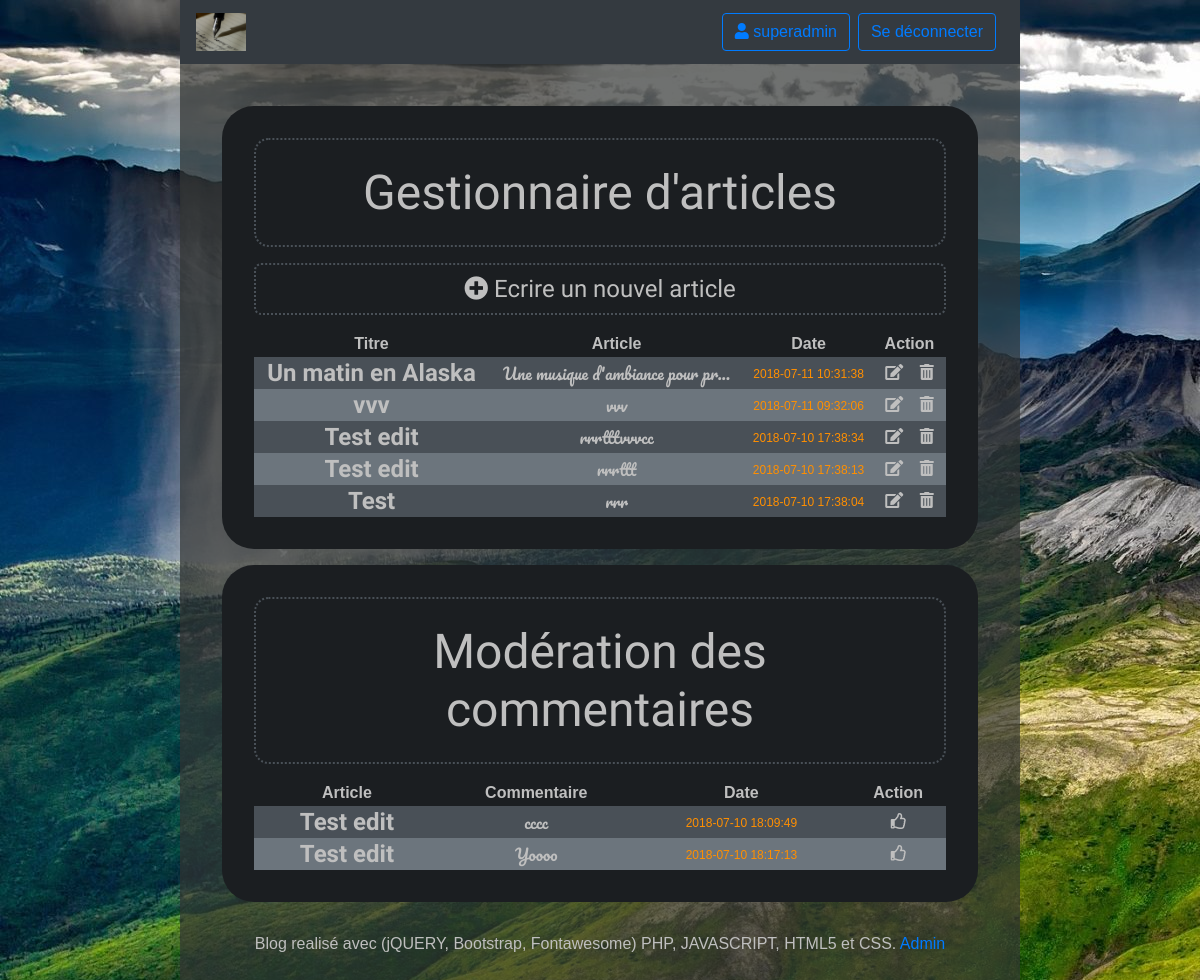
Screenshot of /index.php?action=admin (signed in) with the database file from the repository.
### tables this page shows
CREATE TABLE `t_post` (
  `BIL_ID` int(11) NOT NULL,
  `BIL_DATE` datetime NOT NULL,
  `BIL_TITLE` varchar(100) NOT NULL,
  `BIL_CONTENT` longtext NOT NULL
);

CREATE TABLE `t_comment` (
  `COM_ID` int(11) NOT NULL,
  `COM_DATE` datetime NOT NULL,
  `COM_AUTHOR` varchar(100) NOT NULL,
  `COM_CONTENT` varchar(200) NOT NULL,
  `BIL_ID` int(11) NOT NULL,
  `COM_FLAG` tinyint(1) NOT NULL DEFAULT '0'
);

### Controller/ControllerHome.php (called while the page is built, shortened)
<?php
class ControllerHome {
    private $postManager;
    private $commentManager;
    public function __construct() {
        $this->postManager = new PostManager();
        $this->commentManager = new CommentManager();
    }
    public function adminPanel() {
        $posts = $this->postManager->getPosts();
        $comments = $this->commentManager->getFlaggedComments();
        $view = new View("Administration");
        $view->generate(array('posts' => $posts, 'comments' => $comments));
    }
}

### index.php (called while the page is built, shortened)
<?php
require_once 'Autoloader.php';
$router = new Router();
$router->routeRequest();

### Autoloader.php (called while the page is built, shortened)
<?php
class Autoloader {
    public static function autoload($class){
        $directory = array( 'model/', 'controller/', 'view/');
        foreach ($directory as $current_dir) {
            $file = $current_dir . $class .'.php';
        }
    }
}

### Model/PostManager.php (called while the page is built, shortened)
<?php
class PostManager extends Model {
    public function getPost($idPost) {
        $sql = 'SELECT BIL_ID as id, BIL_DATE as date, BIL_TITLE as title, BIL_CONTENT as content '
             . 'FROM T_POST '
             . 'WHERE BIL_ID = ?';
        $post = $this->executeRequest($sql, array($idPost));
        if ($post->rowCount() == 1){
            $data = $post->fetch();
            return new Post($data);
        }else{
            throw new Exception("No post corresponds to the ID '$idPost'");
        }
    }
    public function getPosts() {
        $posts = [];
        $sql = 'SELECT BIL_ID as id, BIL_DATE as date, BIL_TITLE as title, BIL_CONTENT as content '
             . 'FROM T_POST '
             . 'ORDER BY BIL_ID DESC LIMIT 0,5';
        $req = $this->executeRequest($sql);
        while ($data = $req->fetch(PDO::FETCH_ASSOC)) {
            $posts[] = new Post($data);
        }
        return $posts;
    }
}

### Model/Model.php (called while the page is built, shortened)
<?php
abstract class Model {
    private $_db;
    protected function executeRequest($sql, $params = null) {
        if ($params == null) {
            $result = $this->getDb()->query($sql);
        }
        else {
            $result = $this->getDb()->prepare($sql);
            $result->execute($params);
        }
        return $result;
    }
    private function getDb() {
        if ($this->_db == null) {
            $this->_db = new PDO('mysql:host=localhost;dbname=jean_forteroche_blog;charset=utf8', 'root', '', array(PDO::ATTR_ERRMODE => PDO::ERRMODE_EXCEPTION));
        }
        return $this->_db;
    }
}

### Model/Post.php (called while the page is built, shortened)
<?php
class Post {
    private $_idPost;
    private $_date;
    private $_title;
    private $_content;
    public function hydrate($data) {
        foreach ($data as $key => $value){
            $method = 'set' . ucfirst($key);
        }
    }
    public function getExcerpt($length = 30) {
        $content = $this->getContent();
        $article = strip_tags($content);
        if(strlen($article) < $length){
            return $article;
        } else {
            $excerpt = mb_substr($article, 0, $length, 'UTF-8') . '...';
            return $excerpt;
        }
    }
    public function getIdPost() {
        return $this->_idPost;
    }
    public function getDate() {
        return $this->_date;
    }
    public function getTitle() {
        return $this->_title;
    }
    public function getContent() {
        return $this->_content;
    }
    public function setId($id) {
        $ID = (int) $id;
        if($ID > 0){
            $this->_idPost = $ID;
        }
    }
    public function setDate($date = '') {
        if(is_string($date)) {
            $format = 'Y-m-d H:i:s';
            $datecheck = DateTime::createFromFormat($format, $date);
            if($datecheck){
                $datecheck = $datecheck->format($format);
                if($datecheck == $date){
                        $this->_date = $date;
                }
            } else {
                $this->_date = date("Y-m-d H:i:s");
            }
        }
    }
    public function setTitle($title) {
        if(is_string($title)){
            if((strlen(utf8_decode($title))) >= 1 && (strlen(utf8_decode($title))) < 100){
                $this->_title = $title;
            }
        }
    }
    public function setContent($content) {
        if(is_string($content)){
            if((strlen(utf8_decode($content))) > 1){
                $this->_content = $content;
            }
        }
    }
}

### Model/CommentManager.php (called while the page is built, shortened)
<?php
class CommentManager extends Model {
    public function getFlaggedComments() {
        $comments = [];
        $sql = 'SELECT COM_ID as idComment, COM_DATE as date, COM_AUTHOR as author, COM_CONTENT as content, BIL_ID as idPost '
             . 'FROM T_COMMENT '
             . 'WHERE COM_FLAG <> 0';
        $req = $this->executeRequest($sql);
        while ($data = $req->fetch(PDO::FETCH_ASSOC)) {
            $comments[] = new Comment($data);
        }
        return $comments;
    }
}

### Model/Comment.php (called while the page is built, shortened)
<?php
class Comment {
    private $_idComment;
    private $_date;
    private $_content;
    private $_idPost;
    public function hydrate($data) {
        foreach ($data as $key => $value){
            $method = 'set' . ucfirst($key);
        }
    }
    public function getTitle($idPost) {
        $postmanager = new PostManager();
        $post = $postmanager->getPost($idPost);
        $titlePost = $post->getTitle();
        return $titlePost;
    }
    public function getIdComment() {
        return $this->_idComment;
    }
    public function getDate() {
        return $this->_date;
    }
    public function getContent() {
        return $this->_content;
    }
    public function getIdPost() {
        return $this->_idPost;
    }
    public function setIdComment($id) {
        $ID = (int) $id;
        if($ID > 0){
            $this->_idComment = $ID;
        }
    }
    public function setDate($date = '') {
        $format = 'Y-m-d H:i:s';
        $datecheck = DateTime::createFromFormat($format, $date);
        if($datecheck){
            $datecheck = $datecheck->format($format);
            if($datecheck == $date){
                    $this->_date = $date;
            }
        } else {
            $this->_date = date("Y-m-d H:i:s");
        }
    }
    public function setContent($content) {
        if(is_string($content)){
            if((strlen(utf8_decode($content))) > 1 && (strlen(utf8_decode($content))) < 200){
                $this->_content = $content;
            }
        }
    }
    public function setIdPost($idPost) {
        $ID = (int) $idPost;
        if($ID > 0){
            $this->_idPost = $ID;
        }
    }
}

### View/Backend/viewAdministration.php (the view, shortened to what this page needs)
<section class="adminSections" id="adminPanel">
    <div id="newArticle">
        <h2>Gestionnaire d'articles</h2>
        <a href="#modalPost" class="btn tooltip-add" data-toggle="modal" data-idpost="" data-titlepost="" data-contentpost=""><i class="fas fa-plus-circle"></i> Ecrire un nouvel article</a>
    </div>
    <table class="articles table-stripped">
        <thead>
            <th>Titre</th>
            <th>Article</th>
            <th>Date</th>
            <th>Action</th>
        </thead>
        <tbody id="listPosts">
            <?php foreach ($posts as $post): ?>
            <tr id="<?php echo 'line' . $post->getIdPost(); ?>">
                <td>
                    <a href="<?= "index.php?action=getPost&id=" . $post->getIdPost(); ?>">
                        <h2 class="titlePost"><?= $post->getTitle(); ?></h2>
                    </a>
                </td>
                <td>
                    <p><?= $post->getExcerpt(); ?></p>
                </td>
                <td>
                    <time><?= $post->getDate(); ?></time>
                </td>
                <td>
                    <button type="button" class="btn-simple" data-toggle="modal" data-target="#modalPost" data-idpost="<?= $post->getIdPost(); ?>" data-titlepost="<?= urlencode($post->getTitle()); ?>" data-contentpost="<?= urlencode($post->getContent()); ?>"><i class="fas fa-edit tooltip-edit"></i></button>
                    <form id="<?php echo 'deleteArticleForm' . $post->getIdPost(); ?>" class="deleteArticleForm" action="index.php?action=deletepost" method="post">
                        <button type="submit" class="btn-simple"><i class="fas fa-trash-alt tooltip-delete"></i></button>
                    </form>
                </td>
            </tr>
            <?php endforeach; ?>
        </tbody>
    </table>
</section>
<section class="adminSections" id="adminPanel2">
    <div id="newComment">
        <h2>Modération des commentaires</h2>
    </div>
    <table class="articles table-stripped">
        <thead>
            <th>Article</th>
            <th>Commentaire</th>
            <th>Date</th>
            <th>Action</th>
        </thead>
        <tbody id="listCommentsToModerate">
            <?php foreach ($comments as $comment): ?>
            <tr id="<?php echo 'line' . $comment->getIdComment(); ?>">
                <td>
                    <a href="<?= "index.php?action=getPost&id=" . $comment->getIdPost(); ?>">
                        <h2 class="titlePost"><?= $comment->getTitle($comment->getIdPost()); ?></h2>
                    </a>
                </td>
                <td><p><?= $comment->getContent(); ?></p></td>
                <td><time><?= $comment->getDate(); ?></time></td>
                <td>
                    <form method="post" action="index.php?action=moderatecomment" class="moderateCommentForm">
                        <button type="submit" class="btn-simple"><i class="far fa-thumbs-up tooltip-allow"></i></button>
                    </form>
                </td>
            </tr>
            <?php endforeach; ?>
        </tbody>
    </table>
</section>

### Content/style.css (style rules this page uses)
html, body { height: 100%; }
body { color: #bfbfbf; background-image: url('images/background-alaska.jpg'); background-repeat: no-repeat; background-attachment: fixed; font-family: 'Futura-Medium', 'Futura', 'Trebuchet MS', sans-serif; }
p { font-family: 'Pacifico', cursive; }
h1, h2, h3, h4, h5, h6 { font-family: 'Amatic SC', cursive; }
.titlePost { margin-bottom : 0px; }
time { font-size: 75%; color: #ff8f00; }
#adminPanel, #adminPanel2 { display: flex; flex-direction: column; background-color: #1b1e21; border-radius: 2rem; padding: 2rem; margin-bottom: 1rem; position: relative; }
#newArticle a { display: block; margin: 0 auto 1rem auto; color: #bfbfbf; border: 2px dotted #495057; border-radius: 0.3em; font-family: 'Amatic SC', cursive; font-size: 1.5em; }
#newArticle h2, #newComment h2 { border: 2px dotted #495057; border-radius: 0.3em; margin: 0 auto 1rem auto; padding: 0.5em; font-size: 3em; text-align: center; }
table.articles { width: 100%; text-align: center; }
table.articles tr td { word-break: break-word; vertical-align: middle; padding: 0.1em 0.2em; }
table.articles tr td a { text-decoration: none; }
table.articles tr td h2 { font-size: 1.5em; font-weight: 700; color: #bfbfbf; }
table.articles tr td p { margin-bottom: 0px; }
table.table-stripped tbody tr:nth-of-type(odd) { background-color: #495057; }
table.table-stripped tbody tr:nth-of-type(even) { background-color: #6c757d; }
.btn-simple { background-color: transparent; border: none; color: inherit; }
.deleteArticleForm { display: inline-block; }

### rows the page displays
t_post: BIL_TITLE "Un matin en Alaska", BIL_CONTENT "Une musique d'ambiance pour pr...", BIL_DATE "2018-07-11 10:31:38"
t_post: BIL_TITLE "vvv", BIL_CONTENT "vvv", BIL_DATE "2018-07-11 09:32:06"
t_post: BIL_TITLE "Test edit", BIL_CONTENT "rrrtttvvvcc", BIL_DATE "2018-07-10 17:38:34"
t_post: BIL_TITLE "Test edit", BIL_CONTENT "rrrttt", BIL_DATE "2018-07-10 17:38:13"
t_post: BIL_TITLE "Test", BIL_CONTENT "rrr", BIL_DATE "2018-07-10 17:38:04"
t_comment: BIL_ID.BIL_TITLE "Test edit", COM_CONTENT "cccc", COM_DATE "2018-07-10 18:09:49"
t_comment: BIL_ID.BIL_TITLE "Test edit", COM_CONTENT "Yoooo", COM_DATE "2018-07-10 18:17:13"

### other values shown
$_SESSION['session']['username'] "superadmin"
